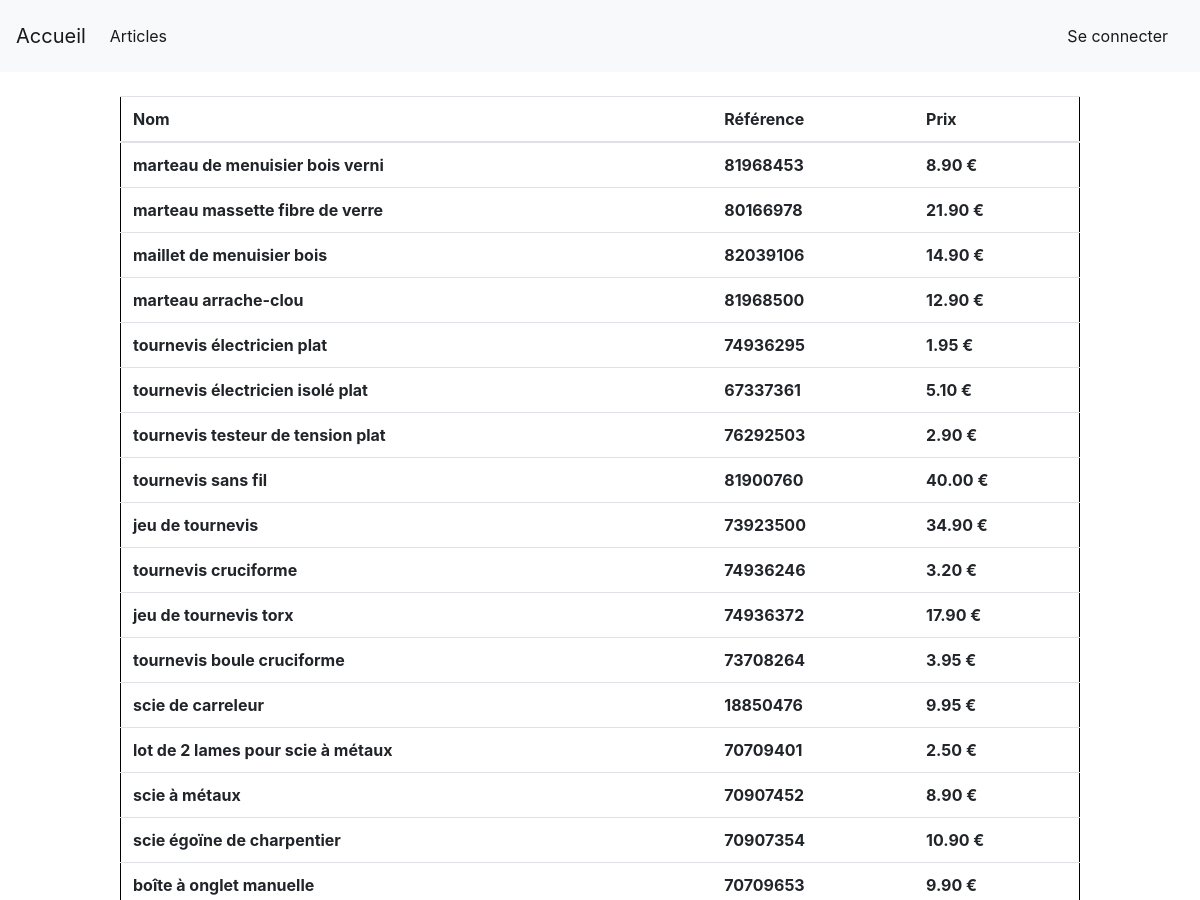
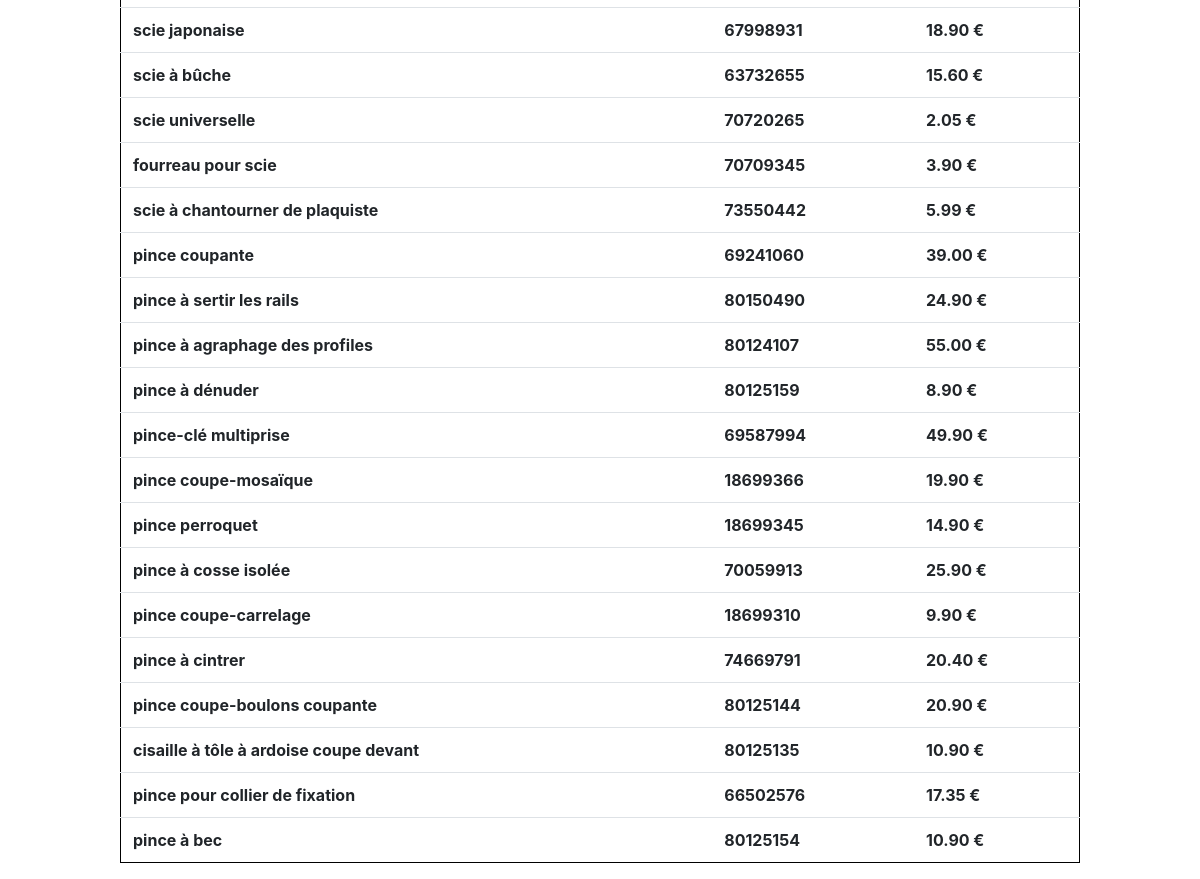
Page /php/articles.php on the committed database (2 pictures, top to bottom).
### tables this page shows
CREATE TABLE articles(
    id int UNSIGNED NOT NULL AUTO_INCREMENT,
    nom varchar(128),
    reference varchar(128),
    prix_ht decimal(10,2),
    taxe int,
    promotion int NULL,
    nouveaute boolean,
    Primary Key(id)
);

### php/articles.php (the view, shortened to what this page needs)
<?php require_once('header.php'); ?>
<body>
  <center>
	<br>
	<table class="table" id="articles">
	  <thead>
		<tr>
		  <th scope="col">Nom</th>
		  <th scope="col">Référence</th>
		  <th scope="col">Prix</th>
		</tr>
	  </thead>
	  <tbody>
		<?php
		$data = $conn->query("SELECT * FROM articles")->fetchAll();
		foreach ($data as $article) {
		  echo "<tr>";
		  echo "<th> $article[nom]</th>";
		  echo "<th> $article[reference]</th>";
		  echo "<th> $article[prix_ht] € </th>";
		  echo "</tr>";
		}
		?>
	  </tbody>
	</table>
  </center>
</body>

### php/header.php (shortened to what this page needs)
<head>
    <link rel="stylesheet" href="..\css\css.css"/>
    <link rel="stylesheet" href="https://cdn.jsdelivr.net/npm/bootstrap@4.3.1/dist/css/bootstrap.min.css">
</head>
<header>
  <?php
    require_once ('navbar.php');
  ?>
</header>

### php/navbar.php (shortened to what this page needs)
    <nav class="navbar navbar-expand-lg navbar-light bg-light">
  <a class="navbar-brand" href="accueil.php">Accueil</a>
  <div class="collapse navbar-collapse" id="navbarText">
    <ul class="navbar-nav mr-auto">
      <li class="nav-item active">
      <a class="nav-item nav-link active" href="articles.php"">Articles</a>
      </li>
    </ul>
    <?php if (!isset($_SESSION['id'])){?>
    <span class="navbar-text">
        <a class="nav-item nav-link active" href="login.php"">Se connecter</a>
    </span>
    <?php ;} ?>
  </div>
</nav>

### css/css.css (style rules this page uses)
#articles { width: 80% !important; }
.table { width: 60% !important; border: solid 1px black; padding-top: 1em; }

### rows in the picture
articles: nom "marteau de menuisier bois verni", reference "81968453", prix_ht "8.90"
articles: nom "marteau massette fibre de verre", reference "80166978", prix_ht "21.90"
articles: nom "maillet de menuisier bois", reference "82039106", prix_ht "14.90"
articles: nom "marteau arrache-clou", reference "81968500", prix_ht "12.90"
articles: nom "tournevis électricien plat", reference "74936295", prix_ht "1.95"
articles: nom "tournevis électricien isolé plat", reference "67337361", prix_ht "5.10"
articles: nom "tournevis testeur de tension plat", reference "76292503", prix_ht "2.90"
articles: nom "tournevis sans fil", reference "81900760", prix_ht "40.00"
articles: nom "jeu de tournevis", reference "73923500", prix_ht "34.90"
articles: nom "tournevis cruciforme", reference "74936246", prix_ht "3.20"
articles: nom "jeu de tournevis torx", reference "74936372", prix_ht "17.90"
articles: nom "tournevis boule cruciforme", reference "73708264", prix_ht "3.95"
articles: nom "scie de carreleur", reference "18850476", prix_ht "9.95"
articles: nom "lot de 2 lames pour scie à métaux", reference "70709401", prix_ht "2.50"
articles: nom "scie à métaux", reference "70907452", prix_ht "8.90"
articles: nom "scie égoïne de charpentier", reference "70907354", prix_ht "10.90"
articles: nom "boîte à onglet manuelle", reference "70709653", prix_ht "9.90"
articles: nom "scie japonaise", reference "67998931", prix_ht "18.90"
articles: nom "scie à bûche", reference "63732655", prix_ht "15.60"
articles: nom "scie universelle", reference "70720265", prix_ht "2.05"
articles: nom "fourreau pour scie", reference "70709345", prix_ht "3.90"
articles: nom "scie à chantourner de plaquiste", reference "73550442", prix_ht "5.99"
articles: nom "pince coupante", reference "69241060", prix_ht "39.00"
articles: nom "pince à sertir les rails", reference "80150490", prix_ht "24.90"
articles: nom "pince à agraphage des profiles", reference "80124107", prix_ht "55.00"
articles: nom "pince à dénuder", reference "80125159", prix_ht "8.90"
articles: nom "pince-clé multiprise", reference "69587994", prix_ht "49.90"
articles: nom "pince coupe-mosaïque", reference "18699366", prix_ht "19.90"
articles: nom "pince perroquet", reference "18699345", prix_ht "14.90"
articles: nom "pince à cosse isolée", reference "70059913", prix_ht "25.90"
articles: nom "pince coupe-carrelage", reference "18699310", prix_ht "9.90"
articles: nom "pince à cintrer", reference "74669791", prix_ht "20.40"
articles: nom "pince coupe-boulons coupante", reference "80125144", prix_ht "20.90"
articles: nom "cisaille à tôle à ardoise coupe devant", reference "80125135", prix_ht "10.90"
articles: nom "pince pour collier de fixation", reference "66502576", prix_ht "17.35"
articles: nom "pince à bec", reference "80125154", prix_ht "10.90"
